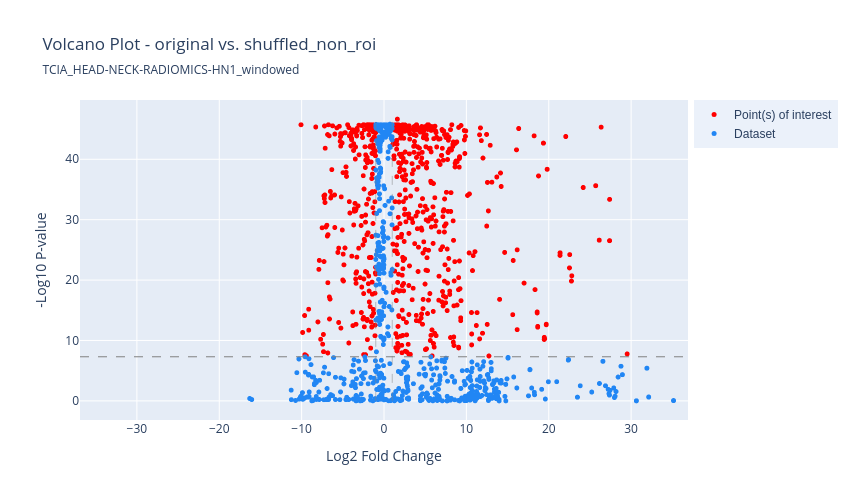

The notebook cell saved with this chart:
### Code cell
# read in the features for original vs. randomized roi
o_data = pd.read_csv(dirs.RESULTS / dataset / "features/pyradiomics/original_512_512_n/linear_all_images_features/original_full_features.csv", index_col=0)
nc_data = pd.read_csv(dirs.RESULTS / dataset / "features/pyradiomics/original_512_512_n/linear_all_images_features" / f"{nc}_features.csv", index_col=0)

if dataset == "TCIA_RADCURE_windowed":
    test_samples = pd.read_csv(dirs.PROCDATA / f"{dataset}/test_samples.csv")
    o_data = o_data.loc[test_samples.SampleID]
    nc_data = nc_data.loc[test_samples.SampleID]

# get just radiomics features
o_features = getOnlyPyradiomicsFeatures(o_data)
nc_features = getOnlyPyradiomicsFeatures(nc_data)

o_features = dropUpToFeature(o_features, 'original_firstorder_10Percentile', True)
nc_features = dropUpToFeature(nc_features, 'original_firstorder_10Percentile', True)

# calculate the mean value for each feature
o_means = o_features.mean(axis=0)
nc_means = nc_features.mean(axis=0)

# Calculate log2 fold change between each of the features
# Add small epsilon value to handle divide by zero errors
epsilon = 0
# Make means absolute so log fold change can be calculated (can't handle negative values)
log2_fold_change = np.log2(np.abs(o_means) + epsilon / np.abs(nc_means) + epsilon)

# do the levene test
levene_stat, levene_p = levene(o_features.to_numpy(), nc_features.to_numpy(), axis=0)
levene_p = pd.Series(levene_p, index=o_features.columns)

# Check if any of the values are significant
if np.any(levene_p > 0.05):
    print("Populations do not have equal variances. ANOVA assumption violated, perform Kruskal Wallis")

    # tests the null hypothesis that the population median of all of the groups are equal
    kruskal_stat, kruskal_p = kruskal(o_features.to_numpy(), nc_features.to_numpy(), axis=0)
    log_kruskal_p = -np.log10(kruskal_p)
    kruskal_p = pd.Series(kruskal_p, index=o_features.columns)
    log_kruskal_p = pd.Series(log_kruskal_p, index=o_features.columns)

    volcano_df = pd.DataFrame([kruskal_p, log2_fold_change], index=['P', 'EFFECTSIZE']).T

else:
    print("Populations have equal variance. Proceed with ANOVA.")

# Move the features from the index to their own column
volcano_df = volcano_df.reset_index(names='GENE')

volcano_fig = dash_bio.VolcanoPlot(
    dataframe = volcano_df,
    snp = 'GENE',
    logp = True
)

volcano_fig.update_layout(
    title=f'Volcano Plot - original vs. {nc}',
    title_subtitle=dict(text=dataset),
    xaxis_title="Log2 Fold Change", 
    yaxis_title="-Log10 P-value",
    width = 850,
    height=500
    )

volcano_fig.show()

### Figure 1 — Plotly figure (JSON) as saved in the notebook; plotly's stock layout.template omitted (floating-point values rounded to 4 significant figures; data arrays with more than 128 entries replaced by an {"elided": "..."} marker saying what was removed)
{"data": [{"marker": {"color": "red", "size": 5}, "mode": "markers", "name": "Point(s) of interest", "text": {"elided": "709 str values"}, "type": "scattergl", "x": {"elided": "709 float values"}, "y": {"elided": "709 float values"}}, {"marker": {"color": "#2186f4", "size": 5}, "mode": "markers", "name": "Dataset", "text": {"elided": "593 str values"}, "type": "scattergl", "x": {"elided": "593 float values"}, "y": {"elided": "593 float values"}}], "layout": {"height": 500, "hovermode": "closest", "legend": {"bgcolor": "#ebf1fa", "font": {"family": "sans-serif"}, "x": 1.01, "yanchor": "top"}, "shapes": [{"line": {"color": "grey", "dash": "dash", "width": 0.5}, "name": "effect size min line", "type": "line", "x0": -1, "x1": -1, "xref": "x", "y0": 0, "y1": 46.65, "yref": "y"}, {"line": {"color": "grey", "dash": "dash", "width": 0.5}, "name": "effect size max line", "type": "line", "x0": 1, "x1": 1, "xref": "x", "y0": 0, "y1": 46.65, "yref": "y"}, {"line": {"color": "grey", "dash": "dash", "width": 1}, "name": "genomewide_line", "type": "line", "x0": -36.91, "x1": 36.91, "xref": "x", "y0": 7.301, "y1": 7.301, "yref": "y"}], "title": {"subtitle": {"text": "TCIA_HEAD-NECK-RADIOMICS-HN1_windowed"}, "text": "Volcano Plot - original vs. shuffled_non_roi"}, "width": 850, "xaxis": {"range": [-36.91, 36.91], "title": {"text": "Log2 Fold Change"}, "zeroline": false}, "yaxis": {"title": {"text": "-Log10 P-value"}, "zeroline": false}}}
